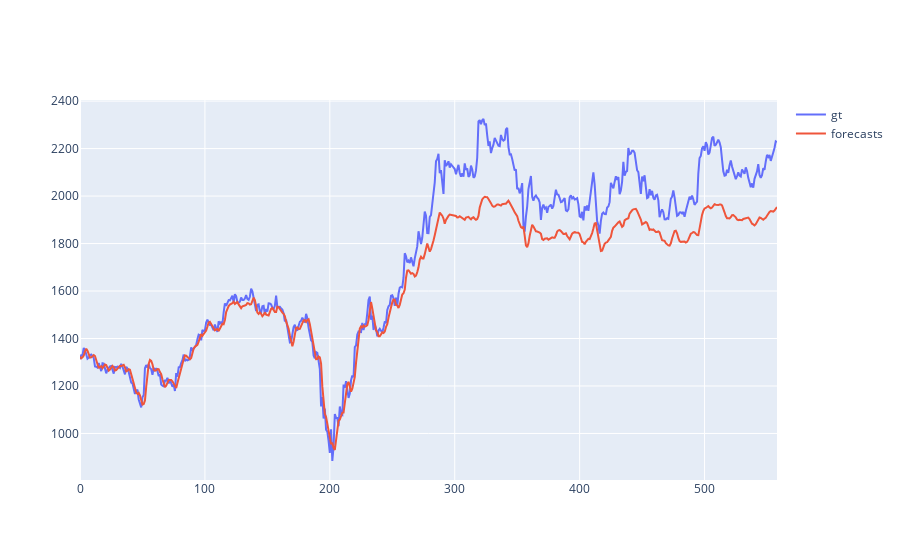

Notebook code cell kept with this figure:
### Code cell
fig = go.Figure()
fig.add_trace(go.Scatter(x=forecasts_df.index, y=forecasts_df['gt'], mode='lines', name='gt'))
fig.add_trace(go.Scatter(x=forecasts_df.index, y=forecasts_df['forecasts'], mode='lines', name='forecasts'))

### Figure 1 — Plotly figure (JSON) as saved in the notebook; plotly's stock layout.template omitted (floating-point values rounded to 4 significant figures; data arrays with more than 128 entries replaced by an {"elided": "..."} marker saying what was removed)
{"data": [{"mode": "lines", "name": "gt", "type": "scatter", "x": {"elided": "559 int values"}, "y": {"elided": "559 float values"}}, {"mode": "lines", "name": "forecasts", "type": "scatter", "x": {"elided": "559 int values"}, "y": {"elided": "559 float values"}}], "layout": {}}
